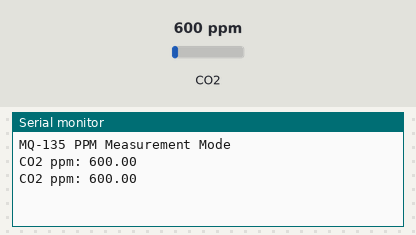
This sketch was run on a simulated Arduino Uno, built with avr-gcc and run on an emulated ATmega328P. On the bench: the last lines printed to the serial monitor. Inputs (shaded band) come from the test bench; at power-on: CO2 600 ppm.

Above: at 2.8 s.
2.9 s: CO2 set to 452 ppm
At 4.3 s:
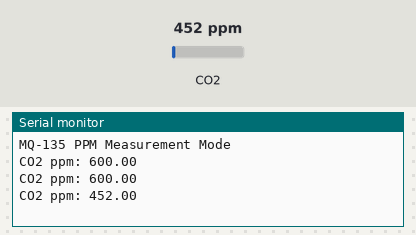
5.6 s: CO2 set to 1050 ppm
At 7.1 s:
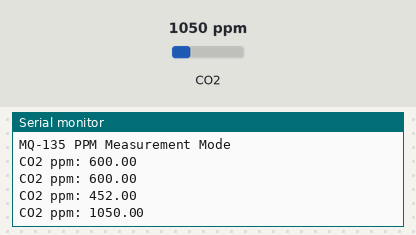
Timing chart, 0 to 8.6 s (numbered marks = the images above; inputs shaded):
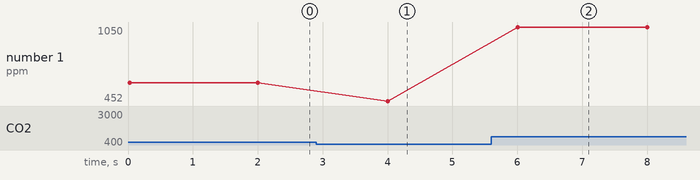

The sketch:

Gas_Sensor.ino
```cpp
#include "MQ135.h"

// Define the pin connected to the MQ-135's Analog Out (A0)
#define SENSOR_PIN A0

// Initialize the MQ135 library
MQ135 gasSensor = MQ135(SENSOR_PIN);

void setup() {
  Serial.begin(9600);
  Serial.println("MQ-135 PPM Measurement Mode");

  // The calibration code is now commented out because the RZero value
  // is permanently stored in the MQ135.h library file.
  /*
  Serial.println("Calibrating... Make sure the sensor is in clean air.");
  float rzero = gasSensor.getRZero();
  Serial.print("Your RZero is: ");
  Serial.println(rzero);
  Serial.println("-----------------------------------");
  */
}

void loop() {
  // Now, this function will work correctly using the hard-coded RZero value.
  float ppm = gasSensor.getCorrectedPPM(20.0, 65.0); // Assuming 20°C and 65% humidity

  Serial.print("CO2 ppm: ");
  Serial.println(ppm);

  delay(2000);
}
```

Measured:
- after the input at 2.9 s, the serial monitor: prints a new line after 1.1 s (image 1)
- after the input at 5.6 s, the serial monitor: prints a new line after 0.40 s (image 2)
- plotted number 1: 600 → 452 after the input at 2.9 s, 452 → 1050 after the input at 5.6 s
